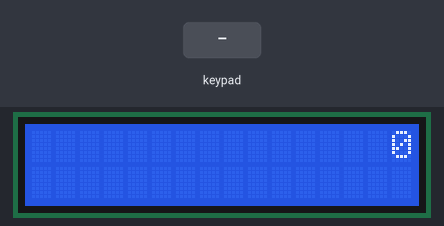
The sketch below on a simulated Arduino Mega 2560, built with avr-gcc and run on an emulated ATmega2560. On the bench: 16×2 character LCD. The test bench sets the inputs (shaded band).

Above: at 1.2 s.
1.3 s: keypad keys 2 9 2 8 2 7 2 6 pressed 0.4 s apart
At 5.3 s:
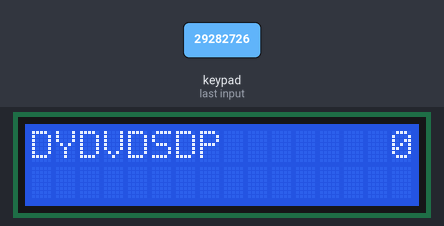
6.0 s: key '1' pressed
At 7.0 s:
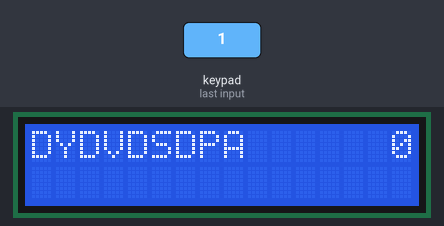
7.5 s: keypad keys 3 3 3 2 3 1 3 0 # pressed 0.4 s apart
At 11.3 s:
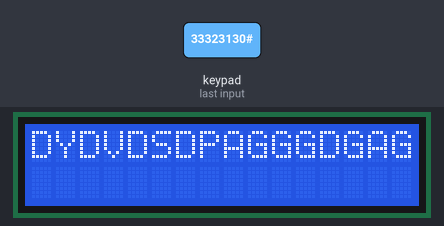
12.6 s: keypad keys 2 9 2 8 2 7 2 6 # pressed 0.4 s apart
At 16.2 s:
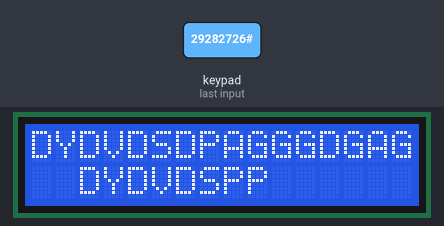
17.7 s: keypad keys 3 3 3 2 3 1 3 0 D pressed 0.4 s apart
At 21.9 s:
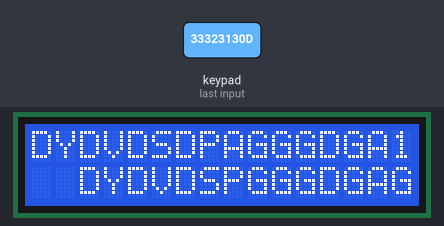
22.8 s: key '2' pressed
At 23.3 s:
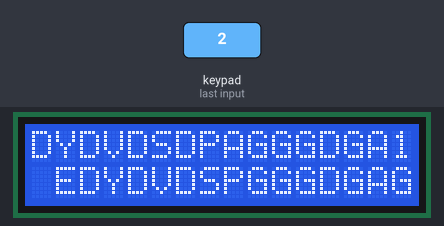
Timing chart, 0 to 25.3 s (numbered marks = the images above; inputs shaded):
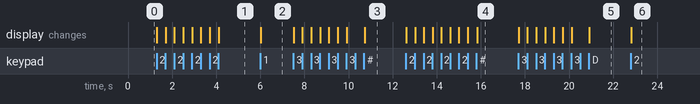

The sketch:

Tastatura.ino
```cpp
#include <Keypad.h>
#include <LiquidCrystal_I2C.h>
#include <Wire.h>

const byte ROWS = 4;
const byte COLS = 4;
String firstRow;
String secondRow;
String letterSecondRow;
  int counter;
  String letter;

int nrPresses=0;
int cursorRand = 1;

char keys[ROWS][COLS] ={
{'1', '2', '3', 'A'},
{'4','5','6','B'},
{'7','8','9','C'},
{'*','0','#','D'}
};

char alfabet[36]={'A','B','C','1','D','E','F','2','G','H','I','3','J','K','L','4','M','N','O','5','P','Q','R','6','S','T','U','7','V','W','X','8','Y','Z','0','9'};

byte rowPins[ROWS]={33,32,31,30};
byte colPins[COLS] = {29,28,27,26};

Keypad customKeypad = Keypad(makeKeymap(keys), rowPins,colPins,ROWS,COLS);
LiquidCrystal_I2C lcd(0x27,16,2);

void setup(){

  lcd.init();                      // initialize the lcd
  lcd.backlight();
  lcd.setCursor(0,0);
  lcd.print("Ivan Smecher");
  Serial.begin(9600);
  lcd.clear();
       lcd.setCursor(15,0);
    lcd.print(nrPresses);
    lcd.setCursor(0,0);
}

void loop(){
  char myKey = customKeypad.getKey();


  if (myKey == 'D'){
    nrPresses=(nrPresses+1)%4;
    lcd.setCursor(15,0);
    lcd.print(nrPresses);

  }
  else{


    if(myKey == '1'){
       letter = String(alfabet[nrPresses]);
       letterSecondRow = String(alfabet[nrPresses]);
   firstRow += letter;
   cursorRand++;

     lcd.print(letter);
    }
    if(myKey == '2'){
       letter = String(alfabet[nrPresses+4]);
       letterSecondRow = String(alfabet[nrPresses+4]);
   firstRow += letter;
    cursorRand++;

     lcd.print(letter);
    }
     if(myKey == '3'){
       letter = String(alfabet[nrPresses+8]);
       letterSecondRow = String(alfabet[nrPresses+8]);
   firstRow += letter;
    cursorRand++;

     lcd.print(letter);
    }
     if(myKey == '4'){
       letter = String(alfabet[nrPresses+12]);
       letterSecondRow = String(alfabet[nrPresses+12]);
   firstRow += letter;
    cursorRand++;
    lcd.print(letter);
    }
     if(myKey == '5'){
       letter = String(alfabet[nrPresses+16]);
       letterSecondRow = String(alfabet[nrPresses+16]);
   firstRow += letter;
    cursorRand++;
    lcd.print(letter);
    }
     if(myKey == '6'){
       letter = String(alfabet[nrPresses+20]);
       letterSecondRow = String(alfabet[nrPresses+20]);
   firstRow += letter;
    cursorRand++;
    lcd.print(letter);
    }
     if(myKey == '7'){
       letter = String(alfabet[nrPresses+24]);
       letterSecondRow = String(alfabet[nrPresses+24]);
   firstRow += letter;
    cursorRand++;
    lcd.print(letter);
    }
     if(myKey == '8'){
       letter = String(alfabet[nrPresses+28]);
       letterSecondRow = String(alfabet[nrPresses+28]);
   firstRow += letter;
    cursorRand++;
    lcd.print(letter);
    }
     if(myKey == '9'){
       letter = String(alfabet[nrPresses+32]);
       letterSecondRow = String(alfabet[nrPresses+32]);
   firstRow += letter;
    cursorRand++;
    lcd.print(letter);
    }
    if(myKey == '0'){
       letter = " ";
       letterSecondRow = " ";
   firstRow += letter;
    cursorRand++;
    lcd.print(letter);
    }

    if (myKey == 'A'){
      lcd.clear();
       lcd.setCursor(15,0);
    lcd.print(nrPresses);
    lcd.setCursor(0,0);
    letter=' ';
      firstRow.remove(0,firstRow.length());
      cursorRand=1;
    }

if(myKey == '#'){
      lcd.setCursor(firstRow.length()-1,0);
      lcd.print(' ');
       firstRow.remove(firstRow.length()-1,1);
       lcd.setCursor(0,0);
       lcd.print(firstRow);

       cursorRand--;
    }


  if(firstRow.length()<16 ){
     lcd.setCursor(cursorRand-1,0);


  }else{


   //lcd.print(myWord.length());
    secondRow += letterSecondRow;
    lcd.setCursor(cursorRand%16,1);
    lcd.print(letterSecondRow);
   }

   }
  }
```

Measured:
- after the input at 1.3 s, the display: first changes at once (image 1 shows a later state)
- after the input at 6.0 s, the display: changes at once (image 2)
- after the input at 7.5 s, the display: first changes at once (image 3 shows a later state)
- after the input at 12.6 s, the display: first changes at once (image 4 shows a later state)
- after the input at 17.7 s, the display: first changes at once (image 5 shows a later state)
- after the input at 22.8 s, the display: changes at once (image 6)
